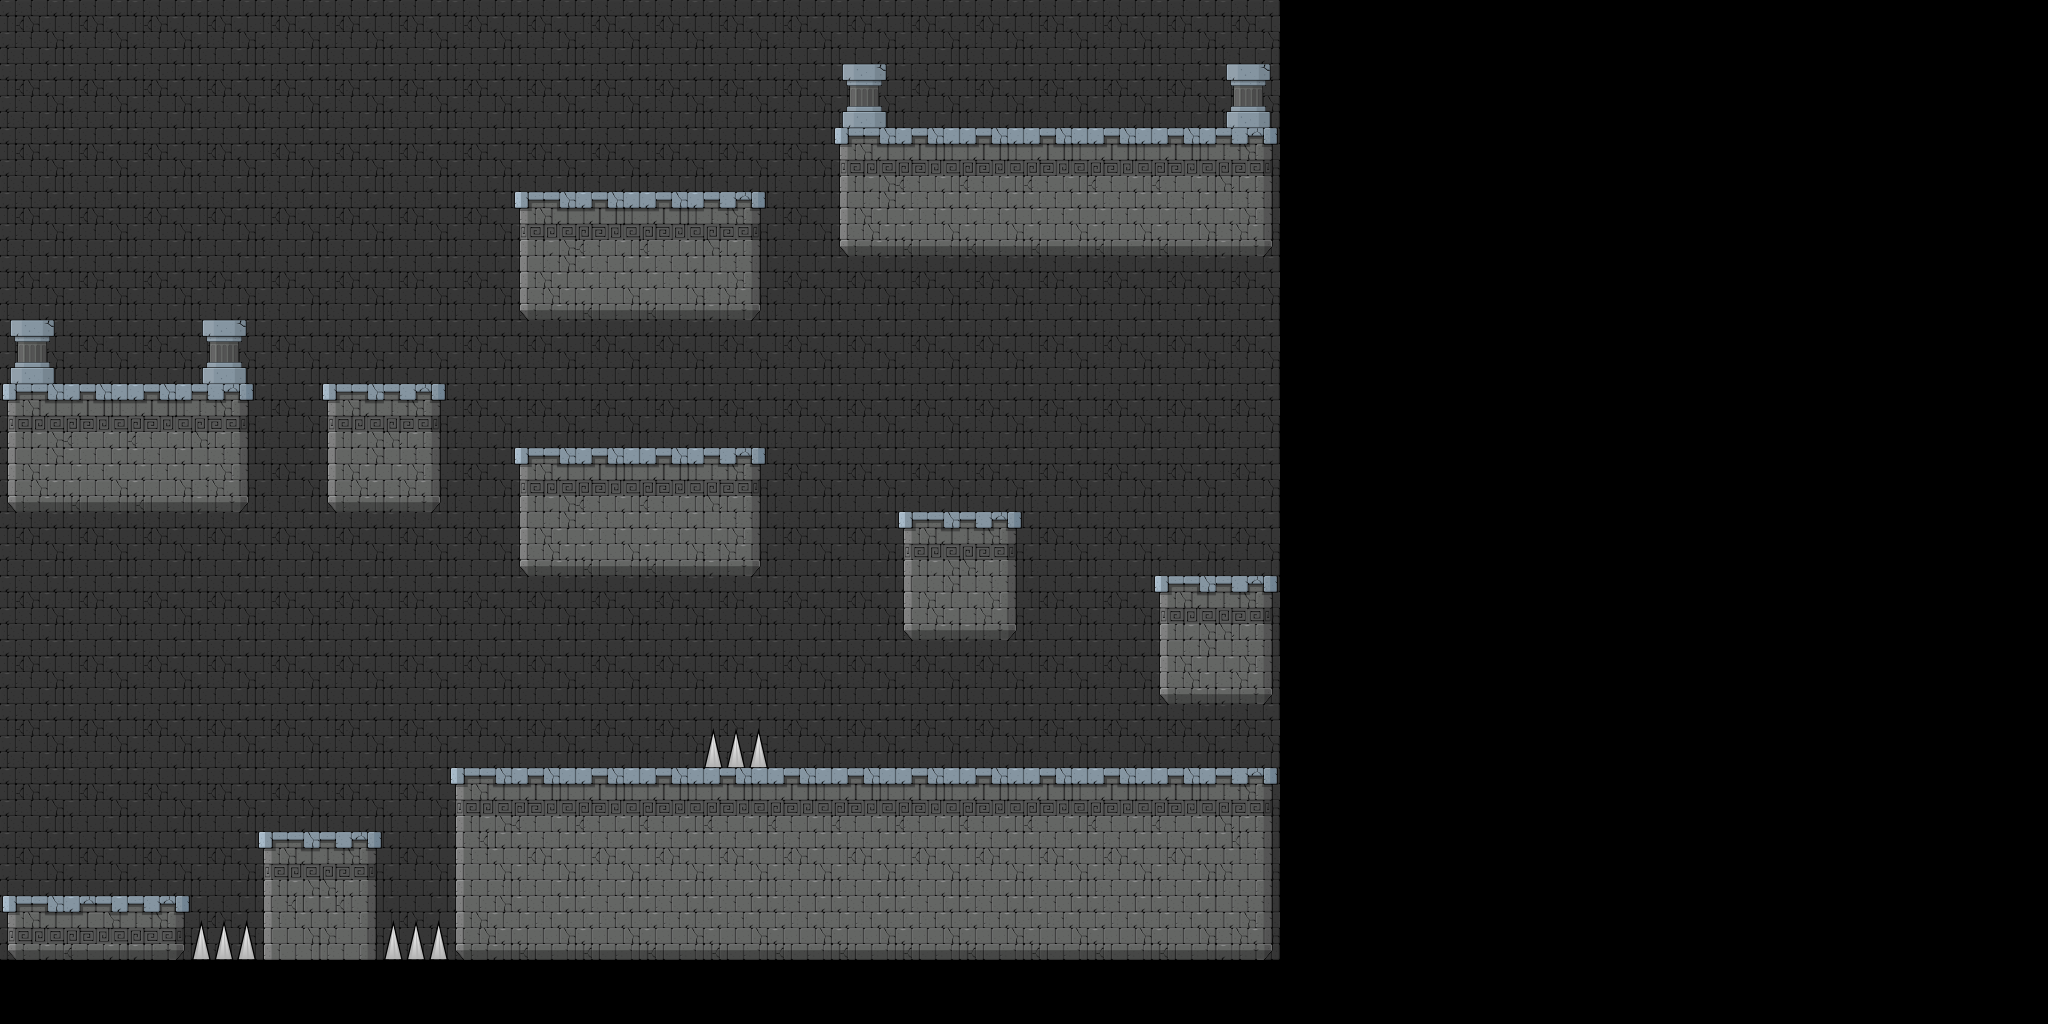

Rendered tile map (Tiled .tmx) drawn with the repository's tilesets; below, a short description and the full map source, tile grids included:
An orthogonal 32x16 tile map with 64x64 px tiles, 3 tile layers (Background, Spikes, Collision) and 3 objects.

<map version="1.0" tiledversion="1.1.0" orientation="orthogonal" renderorder="right-down" width="32" height="16" tilewidth="64" tileheight="64" infinite="0" nextobjectid="7">
 <tileset firstgid="1" name="Caste Tiles" tilewidth="64" tileheight="64" tilecount="72" columns="8">
  <image source="Tileset.png" width="512" height="576" />
 </tileset>
 <layer name="Background" width="32" height="16">
  <data encoding="csv">
9,9,9,9,9,9,9,9,9,9,9,9,9,9,9,9,9,9,9,9,0,0,0,0,0,0,0,0,0,0,0,0,
9,9,9,9,9,9,9,9,9,9,9,9,9,9,9,9,9,9,9,9,0,0,0,0,0,0,0,0,0,0,0,0,
9,9,9,9,9,9,9,9,9,9,9,9,9,9,9,9,9,9,9,9,0,0,0,0,0,0,0,0,0,0,0,0,
9,9,9,9,9,9,9,9,9,9,9,9,9,9,9,9,9,9,9,9,0,0,0,0,0,0,0,0,0,0,0,0,
9,9,9,9,9,9,9,9,9,9,9,9,9,9,9,9,9,9,9,9,0,0,0,0,0,0,0,0,0,0,0,0,
9,9,9,9,9,9,9,9,9,9,9,9,9,9,9,9,9,9,9,9,0,0,0,0,0,0,0,0,0,0,0,0,
9,9,9,9,9,9,9,9,9,9,9,9,9,9,9,9,9,9,9,9,0,0,0,0,0,0,0,0,0,0,0,0,
9,9,9,9,9,9,9,9,9,9,9,9,9,9,9,9,9,9,9,9,0,0,0,0,0,0,0,0,0,0,0,0,
9,9,9,9,9,9,9,9,9,9,9,9,9,9,9,9,9,9,9,9,0,0,0,0,0,0,0,0,0,0,0,0,
9,9,9,9,9,9,9,9,9,9,9,9,9,9,9,9,9,9,9,9,0,0,0,0,0,0,0,0,0,0,0,0,
9,9,9,9,9,9,9,9,9,9,9,9,9,9,9,9,9,9,9,9,0,0,0,0,0,0,0,0,0,0,0,0,
9,9,9,9,9,9,9,9,9,9,9,9,9,9,9,9,9,9,9,9,0,0,0,0,0,0,0,0,0,0,0,0,
9,9,9,9,9,9,9,9,9,9,9,9,9,9,9,9,9,9,9,9,0,0,0,0,0,0,0,0,0,0,0,0,
9,9,9,9,9,9,9,9,9,9,9,9,9,9,9,9,9,9,9,9,0,0,0,0,0,0,0,0,0,0,0,0,
9,9,9,9,9,9,9,9,9,9,9,9,9,9,9,9,9,9,9,9,0,0,0,0,0,0,0,0,0,0,0,0,
0,0,0,0,0,0,0,0,0,0,0,0,0,0,0,0,0,0,0,0,0,0,0,0,0,0,0,0,0,0,0,0
</data>
 </layer>
 <layer name="Spikes" width="32" height="16">
  <data encoding="csv">
0,0,0,0,0,0,0,0,0,0,0,0,0,0,0,0,0,0,0,0,0,0,0,0,0,0,0,0,0,0,0,0,
0,0,0,0,0,0,0,0,0,0,0,0,0,0,0,0,0,0,0,0,0,0,0,0,0,0,0,0,0,0,0,0,
0,0,0,0,0,0,0,0,0,0,0,0,0,0,0,0,0,0,0,0,0,0,0,0,0,0,0,0,0,0,0,0,
0,0,0,0,0,0,0,0,0,0,0,0,0,0,0,0,0,0,0,0,0,0,0,0,0,0,0,0,0,0,0,0,
0,0,0,0,0,0,0,0,0,0,0,0,0,0,0,0,0,0,0,0,0,0,0,0,0,0,0,0,0,0,0,0,
0,0,0,0,0,0,0,0,0,0,0,0,0,0,0,0,0,0,0,0,0,0,0,0,0,0,0,0,0,0,0,0,
0,0,0,0,0,0,0,0,0,0,0,0,0,0,0,0,0,0,0,0,0,0,0,0,0,0,0,0,0,0,0,0,
0,0,0,0,0,0,0,0,0,0,0,0,0,0,0,0,0,0,0,0,0,0,0,0,0,0,0,0,0,0,0,0,
0,0,0,0,0,0,0,0,0,0,0,0,0,0,0,0,0,0,0,0,0,0,0,0,0,0,0,0,0,0,0,0,
0,0,0,0,0,0,0,0,0,0,0,0,0,0,0,0,0,0,0,0,0,0,0,0,0,0,0,0,0,0,0,0,
0,0,0,0,0,0,0,0,0,0,0,0,0,0,0,0,0,0,0,0,0,0,0,0,0,0,0,0,0,0,0,0,
0,0,0,0,0,0,0,0,0,0,0,69,0,0,0,0,0,0,0,0,0,0,0,0,0,0,0,0,0,0,0,0,
0,0,0,0,0,0,0,0,0,0,0,0,0,0,0,0,0,0,0,0,0,0,0,0,0,0,0,0,0,0,0,0,
0,0,0,0,0,0,0,0,0,0,0,0,0,0,0,0,0,0,0,0,0,0,0,0,0,0,0,0,0,0,0,0,
0,0,0,69,0,0,69,0,0,0,0,0,0,0,0,0,0,0,0,0,0,0,0,0,0,0,0,0,0,0,0,0,
0,0,0,0,0,0,0,0,0,0,0,0,0,0,0,0,0,0,0,0,0,0,0,0,0,0,0,0,0,0,0,0
</data>
 </layer>
 <layer name="Collision" width="32" height="16">
  <data encoding="csv">
0,0,0,0,0,0,0,0,0,0,0,0,0,0,0,0,0,0,0,0,0,0,0,0,0,0,0,0,0,0,0,0,
0,0,0,0,0,0,0,0,0,0,0,0,0,36,0,0,0,0,0,36,0,0,0,0,0,0,0,0,0,0,0,0,
0,0,0,0,0,0,0,0,0,0,0,0,0,25,11,11,11,11,11,29,0,0,0,0,0,0,0,0,0,0,0,0,
0,0,0,0,0,0,0,0,25,11,11,29,0,41,43,43,43,43,43,45,0,0,0,0,0,0,0,0,0,0,0,0,
0,0,0,0,0,0,0,0,41,43,43,45,0,0,0,0,0,0,0,0,0,0,0,0,0,0,0,0,0,0,0,0,
36,0,0,36,0,0,0,0,0,0,0,0,0,0,0,0,0,0,0,0,0,0,0,0,0,0,0,0,0,0,0,0,
25,11,11,29,0,25,29,0,0,0,0,0,0,0,0,0,0,0,0,0,0,0,0,0,0,0,0,0,0,0,0,0,
41,43,43,45,0,41,45,0,25,11,11,29,0,0,0,0,0,0,0,0,0,0,0,0,0,0,0,0,0,0,0,0,
0,0,0,0,0,0,0,0,41,43,43,45,0,0,25,29,0,0,0,0,0,0,0,0,0,0,0,0,0,0,0,0,
0,0,0,0,0,0,0,0,0,0,0,0,0,0,41,45,0,0,25,29,0,0,0,0,0,0,0,0,0,0,0,0,
0,0,0,0,0,0,0,0,0,0,0,0,0,0,0,0,0,0,41,45,0,0,0,0,0,0,0,0,0,0,0,0,
0,0,0,0,0,0,0,0,0,0,0,0,0,0,0,0,0,0,0,0,0,0,0,0,0,0,0,0,0,0,0,0,
0,0,0,0,0,0,0,25,11,11,11,11,11,11,11,11,11,11,11,29,0,0,0,0,0,0,0,0,0,0,0,0,
0,0,0,0,25,29,0,33,19,19,19,19,19,19,19,19,19,19,19,37,0,0,0,0,0,0,0,0,0,0,0,0,
57,58,62,0,33,37,0,41,43,43,43,43,43,43,43,43,43,43,43,45,0,0,0,0,0,0,0,0,0,0,0,0,
0,0,0,0,0,0,0,0,0,0,0,0,0,0,0,0,0,0,0,0,0,0,0,0,0,0,0,0,0,0,0,0
</data>
 </layer>
 <objectgroup color="#aa0000" name="Enemies">
  <object id="1" x="125" y="353" />
  <object id="2" x="1106" y="107" />
 </objectgroup>
 <objectgroup color="#00aa00" name="Goal">
  <object id="4" x="1169.33" y="102.667" width="22.6667" height="24" />
 </objectgroup>
</map>
